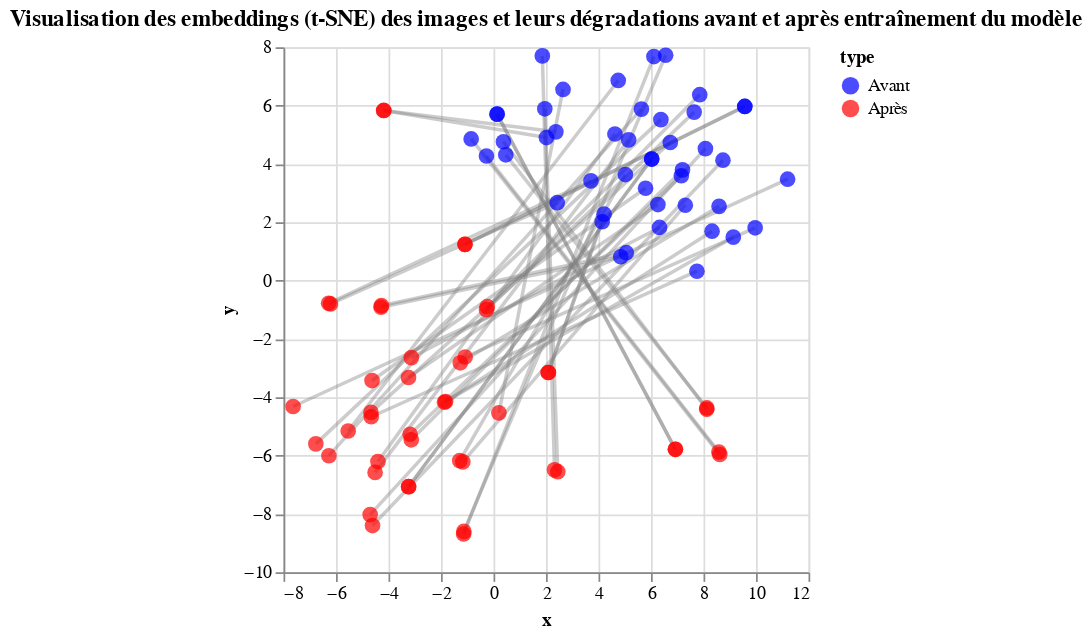

The cell this chart's notebook holds for it:
### Code cell
model_architecture = SimCLRFeatureExtractor
path = '../results/weights/simclr/model_1by1.pth'
raw_features, learned_embeddings, labels, transformations = get_embbedings_1by1(model_architecture, path)
visualize_combined(raw_features, learned_embeddings, transformations*2, labels).show()

### Figure 1 — Vega-Lite specification as saved in the notebook (floating-point values rounded to 4 significant figures)
{"config": {"view": {"continuousWidth": 300, "continuousHeight": 300}}, "layer": [{"mark": {"type": "line", "color": "gray", "opacity": 0.4}, "encoding": {"detail": {"field": "pair_id_rl", "type": "quantitative"}, "x": {"field": "x", "type": "quantitative"}, "y": {"field": "y", "type": "quantitative"}}}, {"mark": {"type": "circle", "size": 80}, "encoding": {"color": {"condition": {"param": "param_6", "empty": false, "value": "yellow"}, "field": "type", "scale": {"domain": ["Avant", "Après"], "range": ["blue", "red"]}, "type": "nominal"}, "tooltip": [{"field": "type", "type": "nominal"}, {"field": "transformation", "type": "nominal"}], "x": {"field": "x", "type": "quantitative"}, "y": {"field": "y", "type": "quantitative"}}, "name": "view_2", "title": {"text": "Visualisation des embeddings (t-SNE) des images et leurs dégradations avant et après entraînement du modèle", "anchor": "middle"}}], "data": {"name": "data-395e1c0be52c8ecf91cdc2e32be20e94"}, "params": [{"name": "param_5", "select": {"type": "point", "fields": ["pair_id"], "nearest": true, "on": "mouseover"}, "views": ["view_2"]}, {"name": "param_6", "select": {"type": "point", "fields": ["pair_id_full"], "on": "mouseover"}, "views": ["view_2"]}], "width": "container", "$schema": "https://vega.github.io/schema/vega-lite/v5.20.1.json", "datasets": {"data-395e1c0be52c8ecf91cdc2e32be20e94": [{"x": 5.636, "y": 5.879, "type": "Avant", "pair_id_rl": 0, "pair_id_full": 0, "pair_id": 0, "transformation": ["RandomResizedCrop"]}, {"x": 4.752, "y": 6.862, "type": "Avant", "pair_id_rl": 1, "pair_id_full": 0, "pair_id": 0, "transformation": ["RandomResizedCrop"]}, {"x": 8.326, "y": 1.693, "type": "Avant", "pair_id_rl": 2, "pair_id_full": 2, "pair_id": 2, "transformation": ["transforms_floyd_steinberg_halftoning"]}, {"x": 9.135, "y": 1.489, "type": "Avant", "pair_id_rl": 3, "pair_id_full": 2, "pair_id": 2, "transformation": ["transforms_floyd_steinberg_halftoning"]}, {"x": 8.593, "y": 2.545, "type": "Avant", "pair_id_rl": 4, "pair_id_full": 4, "pair_id": 4, "transformation": ["transforms_atkinson_dithering"]}, {"x": 9.968, "y": 1.809, "type": "Avant", "pair_id_rl": 5, "pair_id_full": 4, "pair_id": 4, "transformation": ["transforms_atkinson_dithering"]}, {"x": 8.073, "y": 4.523, "type": "Avant", "pair_id_rl": 6, "pair_id_full": 6, "pair_id": 6, "transformation": ["transforms_bayer_halftoning"]}, {"x": 8.741, "y": 4.129, "type": "Avant", "pair_id_rl": 7, "pair_id_full": 6, "pair_id": 6, "transformation": ["transforms_bayer_halftoning"]}, {"x": 7.201, "y": 3.795, "type": "Avant", "pair_id_rl": 8, "pair_id_full": 8, "pair_id": 8, "transformation": ["transforms_picture_overlay"]}, {"x": 7.155, "y": 3.594, "type": "Avant", "pair_id_rl": 9, "pair_id_full": 8, "pair_id": 8, "transformation": ["transforms_picture_overlay"]}, {"x": 5.148, "y": 4.825, "type": "Avant", "pair_id_rl": 10, "pair_id_full": 10, "pair_id": 10, "transformation": ["transforms_text_overlay"]}, {"x": 4.625, "y": 5.026, "type": "Avant", "pair_id_rl": 11, "pair_id_full": 10, "pair_id": 10, "transformation": ["transforms_text_overlay"]}, {"x": 6.734, "y": 4.736, "type": "Avant", "pair_id_rl": 12, "pair_id_full": 12, "pair_id": 12, "transformation": ["transforms_torn_paper"]}, {"x": 7.75, "y": 0.3215, "type": "Avant", "pair_id_rl": 13, "pair_id_full": 12, "pair_id": 12, "transformation": ["transforms_torn_paper"]}, {"x": 6.377, "y": 5.518, "type": "Avant", "pair_id_rl": 14, "pair_id_full": 14, "pair_id": 14, "transformation": ["transforms_cadre"]}, {"x": 11.2, "y": 3.477, "type": "Avant", "pair_id_rl": 15, "pair_id_full": 14, "pair_id": 14, "transformation": ["transforms_cadre"]}, {"x": 6.027, "y": 4.167, "type": "Avant", "pair_id_rl": 16, "pair_id_full": 16, "pair_id": 16, "transformation": ["transforms_erased_element"]}, {"x": 6.027, "y": 4.167, "type": "Avant", "pair_id_rl": 17, "pair_id_full": 16, "pair_id": 16, "transformation": ["transforms_erased_element"]}, {"x": 5.792, "y": 3.167, "type": "Avant", "pair_id_rl": 18, "pair_id_full": 18, "pair_id": 18, "transformation": ["transforms_drawing"]}, {"x": 2.648, "y": 6.554, "type": "Avant", "pair_id_rl": 19, "pair_id_full": 18, "pair_id": 18, "transformation": ["transforms_drawing"]}, {"x": 6.263, "y": 2.606, "type": "Avant", "pair_id_rl": 20, "pair_id_full": 20, "pair_id": 20, "transformation": ["transforms_paint"]}, {"x": 6.324, "y": 1.822, "type": "Avant", "pair_id_rl": 21, "pair_id_full": 20, "pair_id": 20, "transformation": ["transforms_paint"]}, {"x": 5.022, "y": 3.635, "type": "Avant", "pair_id_rl": 22, "pair_id_full": 22, "pair_id": 22, "transformation": ["transforms_add_gaussian_noise"]}, {"x": 7.307, "y": 2.584, "type": "Avant", "pair_id_rl": 23, "pair_id_full": 22, "pair_id": 22, "transformation": ["transforms_add_gaussian_noise"]}, {"x": 3.714, "y": 3.418, "type": "Avant", "pair_id_rl": 24, "pair_id_full": 24, "pair_id": 24, "transformation": ["transforms_add_salt_and_pepper_noise"]}, {"x": 2.427, "y": 2.672, "type": "Avant", "pair_id_rl": 25, "pair_id_full": 24, "pair_id": 24, "transformation": ["transforms_add_salt_and_pepper_noise"]}, {"x": 4.14, "y": 2.019, "type": "Avant", "pair_id_rl": 26, "pair_id_full": 26, "pair_id": 26, "transformation": ["transforms_dirty_rollers"]}, {"x": 4.212, "y": 2.278, "type": "Avant", "pair_id_rl": 27, "pair_id_full": 26, "pair_id": 26, "transformation": ["transforms_dirty_rollers"]}, {"x": 1.955, "y": 5.89, "type": "Avant", "pair_id_rl": 28, "pair_id_full": 28, "pair_id": 28, "transformation": ["transforms_stains"]}, {"x": 1.861, "y": 7.704, "type": "Avant", "pair_id_rl": 29, "pair_id_full": 28, "pair_id": 28, "transformation": ["transforms_stains"]}, {"x": 6.559, "y": 7.726, "type": "Avant", "pair_id_rl": 30, "pair_id_full": 30, "pair_id": 30, "transformation": ["transforms_ink_bleed"]}, {"x": 6.112, "y": 7.68, "type": "Avant", "pair_id_rl": 31, "pair_id_full": 30, "pair_id": 30, "transformation": ["transforms_ink_bleed"]}, {"x": 0.4686, "y": 4.312, "type": "Avant", "pair_id_rl": 32, "pair_id_full": 32, "pair_id": 32, "transformation": ["transforms_bleedthrough"]}, {"x": 0.379, "y": 4.758, "type": "Avant", "pair_id_rl": 33, "pair_id_full": 32, "pair_id": 32, "transformation": ["transforms_bleedthrough"]}, {"x": 7.857, "y": 6.374, "type": "Avant", "pair_id_rl": 34, "pair_id_full": 34, "pair_id": 34, "transformation": ["transforms_crumpled_paper"]}, {"x": 7.646, "y": 5.776, "type": "Avant", "pair_id_rl": 35, "pair_id_full": 34, "pair_id": 34, "transformation": ["transforms_crumpled_paper"]}, {"x": 0.1366, "y": 5.706, "type": "Avant", "pair_id_rl": 36, "pair_id_full": 36, "pair_id": 36, "transformation": []}, {"x": 0.1366, "y": 5.706, "type": "Avant", "pair_id_rl": 37, "pair_id_full": 36, "pair_id": 36, "transformation": []}, {"x": 9.572, "y": 5.972, "type": "Avant", "pair_id_rl": 38, "pair_id_full": 38, "pair_id": 38, "transformation": ["RandomVerticalFlip"]}, {"x": 9.572, "y": 5.972, "type": "Avant", "pair_id_rl": 39, "pair_id_full": 38, "pair_id": 38, "transformation": ["RandomVerticalFlip"]}, {"x": 2.377, "y": 5.099, "type": "Avant", "pair_id_rl": 40, "pair_id_full": 40, "pair_id": 40, "transformation": ["GaussianBlur"]}, {"x": 2.017, "y": 4.903, "type": "Avant", "pair_id_rl": 41, "pair_id_full": 40, "pair_id": 40, "transformation": ["GaussianBlur"]}, {"x": -0.2687, "y": 4.27, "type": "Avant", "pair_id_rl": 42, "pair_id_full": 42, "pair_id": 42, "transformation": ["transforms_SepiaFilter"]}, {"x": -0.851, "y": 4.857, "type": "Avant", "pair_id_rl": 43, "pair_id_full": 42, "pair_id": 42, "transformation": ["transforms_SepiaFilter"]}, {"x": 5.057, "y": 0.9571, "type": "Avant", "pair_id_rl": 44, "pair_id_full": 44, "pair_id": 44, "transformation": ["ColorJitter"]}, {"x": 4.847, "y": 0.8177, "type": "Avant", "pair_id_rl": 45, "pair_id_full": 44, "pair_id": 44, "transformation": ["ColorJitter"]}, {"x": -6.27, "y": -6.004, "type": "Après", "pair_id_rl": 0, "pair_id_full": 0, "pair_id": 46, "transformation": ["RandomResizedCrop"]}, {"x": -5.535, "y": -5.158, "type": "Après", "pair_id_rl": 1, "pair_id_full": 0, "pair_id": 46, "transformation": ["RandomResizedCrop"]}, {"x": -1.867, "y": -4.17, "type": "Après", "pair_id_rl": 2, "pair_id_full": 2, "pair_id": 48, "transformation": ["transforms_floyd_steinberg_halftoning"]}, {"x": -1.826, "y": -4.145, "type": "Après", "pair_id_rl": 3, "pair_id_full": 2, "pair_id": 48, "transformation": ["transforms_floyd_steinberg_halftoning"]}, {"x": -1.266, "y": -2.819, "type": "Après", "pair_id_rl": 4, "pair_id_full": 4, "pair_id": 50, "transformation": ["transforms_atkinson_dithering"]}, {"x": -1.08, "y": -2.62, "type": "Après", "pair_id_rl": 5, "pair_id_full": 4, "pair_id": 50, "transformation": ["transforms_atkinson_dithering"]}, {"x": -4.699, "y": -8.023, "type": "Après", "pair_id_rl": 6, "pair_id_full": 6, "pair_id": 52, "transformation": ["transforms_bayer_halftoning"]}, {"x": -4.609, "y": -8.399, "type": "Après", "pair_id_rl": 7, "pair_id_full": 6, "pair_id": 52, "transformation": ["transforms_bayer_halftoning"]}, {"x": -3.133, "y": -5.459, "type": "Après", "pair_id_rl": 8, "pair_id_full": 8, "pair_id": 54, "transformation": ["transforms_picture_overlay"]}, {"x": -3.178, "y": -5.27, "type": "Après", "pair_id_rl": 9, "pair_id_full": 8, "pair_id": 54, "transformation": ["transforms_picture_overlay"]}, {"x": -4.511, "y": -6.577, "type": "Après", "pair_id_rl": 10, "pair_id_full": 10, "pair_id": 56, "transformation": ["transforms_text_overlay"]}, {"x": -4.401, "y": -6.204, "type": "Après", "pair_id_rl": 11, "pair_id_full": 10, "pair_id": 56, "transformation": ["transforms_text_overlay"]}, {"x": -4.668, "y": -4.519, "type": "Après", "pair_id_rl": 12, "pair_id_full": 12, "pair_id": 58, "transformation": ["transforms_torn_paper"]}, {"x": -4.657, "y": -4.668, "type": "Après", "pair_id_rl": 13, "pair_id_full": 12, "pair_id": 58, "transformation": ["transforms_torn_paper"]}, {"x": -6.769, "y": -5.598, "type": "Après", "pair_id_rl": 14, "pair_id_full": 14, "pair_id": 60, "transformation": ["transforms_cadre"]}, {"x": -7.634, "y": -4.316, "type": "Après", "pair_id_rl": 15, "pair_id_full": 14, "pair_id": 60, "transformation": ["transforms_cadre"]}, {"x": -3.234, "y": -7.067, "type": "Après", "pair_id_rl": 16, "pair_id_full": 16, "pair_id": 62, "transformation": ["transforms_erased_element"]}, {"x": -3.234, "y": -7.067, "type": "Après", "pair_id_rl": 17, "pair_id_full": 16, "pair_id": 62, "transformation": ["transforms_erased_element"]}, {"x": -4.627, "y": -3.427, "type": "Après", "pair_id_rl": 18, "pair_id_full": 18, "pair_id": 64, "transformation": ["transforms_drawing"]}, {"x": 0.2051, "y": -4.535, "type": "Après", "pair_id_rl": 19, "pair_id_full": 18, "pair_id": 64, "transformation": ["transforms_drawing"]}, {"x": -3.238, "y": -3.324, "type": "Après", "pair_id_rl": 20, "pair_id_full": 20, "pair_id": 66, "transformation": ["transforms_paint"]}, {"x": -3.13, "y": -2.641, "type": "Après", "pair_id_rl": 21, "pair_id_full": 20, "pair_id": 66, "transformation": ["transforms_paint"]}, {"x": -1.285, "y": -6.173, "type": "Après", "pair_id_rl": 22, "pair_id_full": 22, "pair_id": 68, "transformation": ["transforms_add_gaussian_noise"]}, {"x": -1.168, "y": -6.215, "type": "Après", "pair_id_rl": 23, "pair_id_full": 22, "pair_id": 68, "transformation": ["transforms_add_gaussian_noise"]}, {"x": -6.281, "y": -0.777, "type": "Après", "pair_id_rl": 24, "pair_id_full": 24, "pair_id": 70, "transformation": ["transforms_add_salt_and_pepper_noise"]}, {"x": -6.209, "y": -0.8001, "type": "Après", "pair_id_rl": 25, "pair_id_full": 24, "pair_id": 70, "transformation": ["transforms_add_salt_and_pepper_noise"]}, {"x": 2.092, "y": -3.151, "type": "Après", "pair_id_rl": 26, "pair_id_full": 26, "pair_id": 72, "transformation": ["transforms_dirty_rollers"]}, {"x": 2.084, "y": -3.151, "type": "Après", "pair_id_rl": 27, "pair_id_full": 26, "pair_id": 72, "transformation": ["transforms_dirty_rollers"]}, {"x": 2.45, "y": -6.552, "type": "Après", "pair_id_rl": 28, "pair_id_full": 28, "pair_id": 74, "transformation": ["transforms_stains"]}, {"x": 2.324, "y": -6.491, "type": "Après", "pair_id_rl": 29, "pair_id_full": 28, "pair_id": 74, "transformation": ["transforms_stains"]}, {"x": -1.129, "y": -8.599, "type": "Après", "pair_id_rl": 30, "pair_id_full": 30, "pair_id": 76, "transformation": ["transforms_ink_bleed"]}, {"x": -1.138, "y": -8.687, "type": "Après", "pair_id_rl": 31, "pair_id_full": 30, "pair_id": 76, "transformation": ["transforms_ink_bleed"]}, {"x": 8.126, "y": -4.366, "type": "Après", "pair_id_rl": 32, "pair_id_full": 32, "pair_id": 78, "transformation": ["transforms_bleedthrough"]}, {"x": 8.125, "y": -4.414, "type": "Après", "pair_id_rl": 33, "pair_id_full": 32, "pair_id": 78, "transformation": ["transforms_bleedthrough"]}, {"x": -0.2382, "y": -0.8953, "type": "Après", "pair_id_rl": 34, "pair_id_full": 34, "pair_id": 80, "transformation": ["transforms_crumpled_paper"]}, {"x": -0.2669, "y": -0.9957, "type": "Après", "pair_id_rl": 35, "pair_id_full": 34, "pair_id": 80, "transformation": ["transforms_crumpled_paper"]}, {"x": 6.93, "y": -5.785, "type": "Après", "pair_id_rl": 36, "pair_id_full": 36, "pair_id": 82, "transformation": []}, {"x": 6.93, "y": -5.785, "type": "Après", "pair_id_rl": 37, "pair_id_full": 36, "pair_id": 82, "transformation": []}, {"x": -1.087, "y": 1.242, "type": "Après", "pair_id_rl": 38, "pair_id_full": 38, "pair_id": 84, "transformation": ["RandomVerticalFlip"]}, {"x": -1.087, "y": 1.242, "type": "Après", "pair_id_rl": 39, "pair_id_full": 38, "pair_id": 84, "transformation": ["RandomVerticalFlip"]}, {"x": -4.186, "y": 5.832, "type": "Après", "pair_id_rl": 40, "pair_id_full": 40, "pair_id": 86, "transformation": ["GaussianBlur"]}, {"x": -4.178, "y": 5.834, "type": "Après", "pair_id_rl": 41, "pair_id_full": 40, "pair_id": 86, "transformation": ["GaussianBlur"]}, {"x": 8.587, "y": -5.876, "type": "Après", "pair_id_rl": 42, "pair_id_full": 42, "pair_id": 88, "transformation": ["transforms_SepiaFilter"]}, {"x": 8.62, "y": -5.964, "type": "Après", "pair_id_rl": 43, "pair_id_full": 42, "pair_id": 88, "transformation": ["transforms_SepiaFilter"]}, {"x": -4.271, "y": -0.8591, "type": "Après", "pair_id_rl": 44, "pair_id_full": 44, "pair_id": 90, "transformation": ["ColorJitter"]}, {"x": -4.286, "y": -0.9125, "type": "Après", "pair_id_rl": 45, "pair_id_full": 44, "pair_id": 90, "transformation": ["ColorJitter"]}]}}
